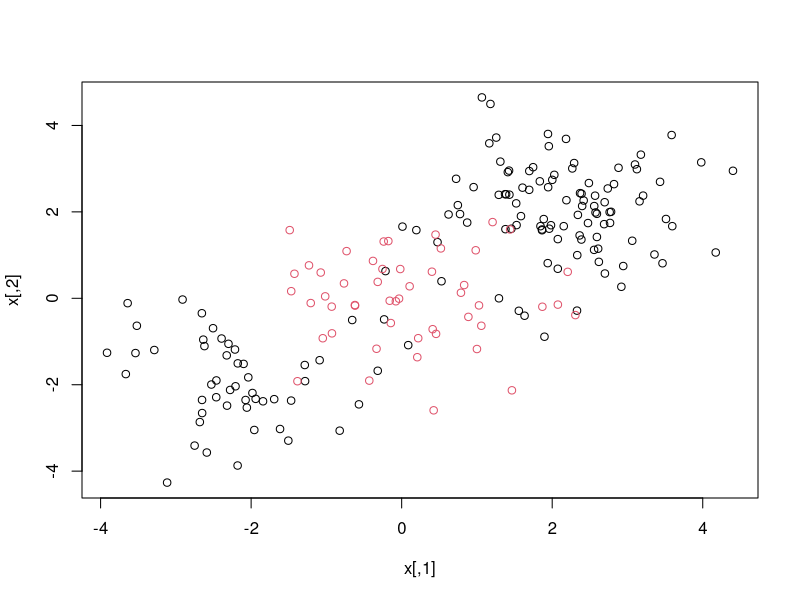

The R script that drew this image: (Note: this script raises an error after producing the figure.)
## ---- chunk 1
set.seed(1)
x <- matrix(rnorm(200*2), ncol = 2)
x[1:100, ] = x[1:100, ] + 2
x[101:150, ] = x[101:150, ] - 2
y <- c(rep(1, 150), rep(2, 50))
dat <- data.frame(x = x, y = as.factor(y))
## ---- chunk 2
plot(x, col = y)
## ---- chunk 3
train <- sample(200, 100)
svmfit <- svm(y~., data = dat[train,], kernel = "radial",
              gamma = 1, cost = 1)
plot(svmfit, dat[train,])
## ---- chunk 4
svmfit %>% summary()
## ---- chunk 5
svmfit <- svm(y~., data = dat[train, ], kernel = "radial", gamma = 1, cost = 1e5)
plot(svmfit, dat[train,])
## ---- chunk 6
set.seed(1)
tune.out <- tune(svm, y~., data = dat[train,], kernel = "radial",
                 ranges = list(cost = c(.1, 1, 10, 100, 1000),
                               gamma = c(.5, 1, 2, 3, 4)))
tune.out %>% summary()
## ---- chunk 7
table(true = dat[-train, "y"], pred = predict(tune.out$best.model, newdata = dat[-train,]))
